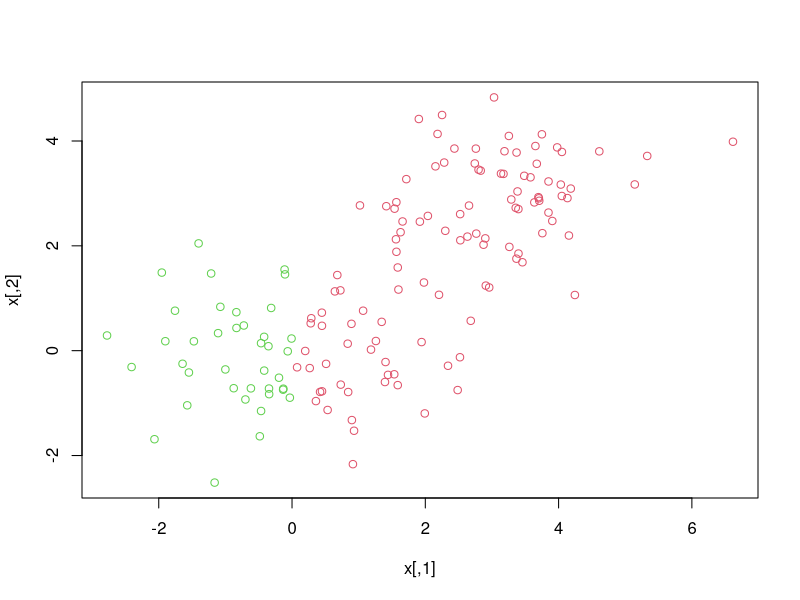
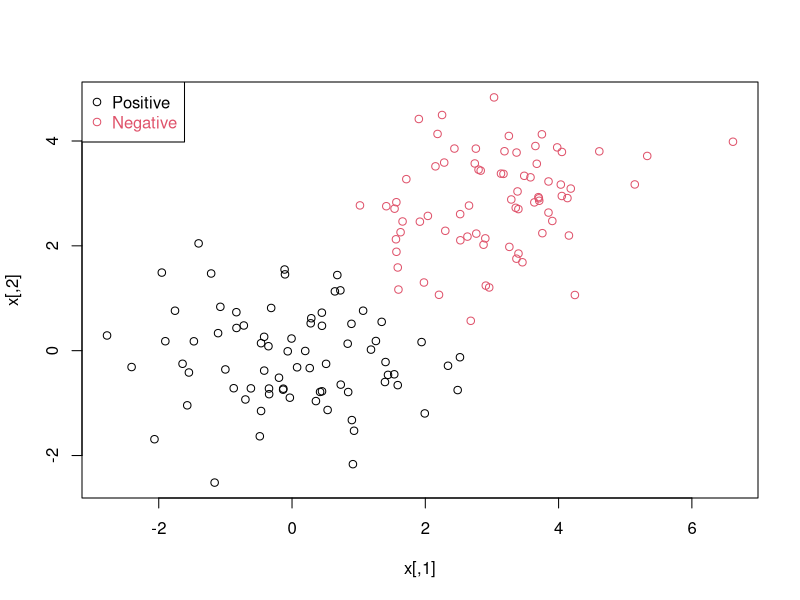
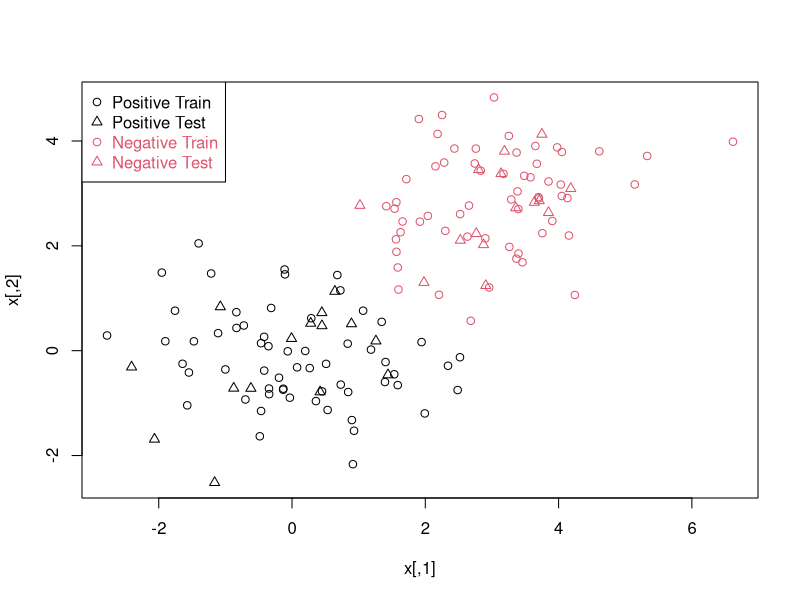
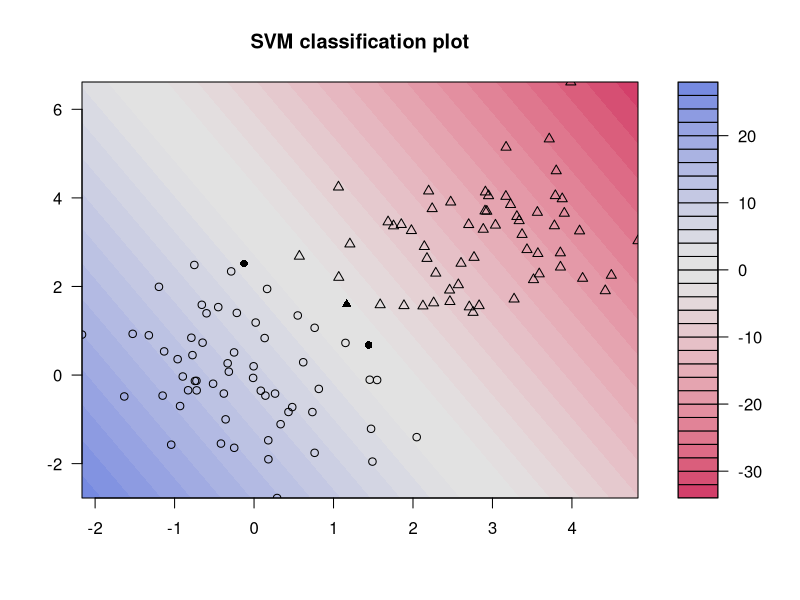
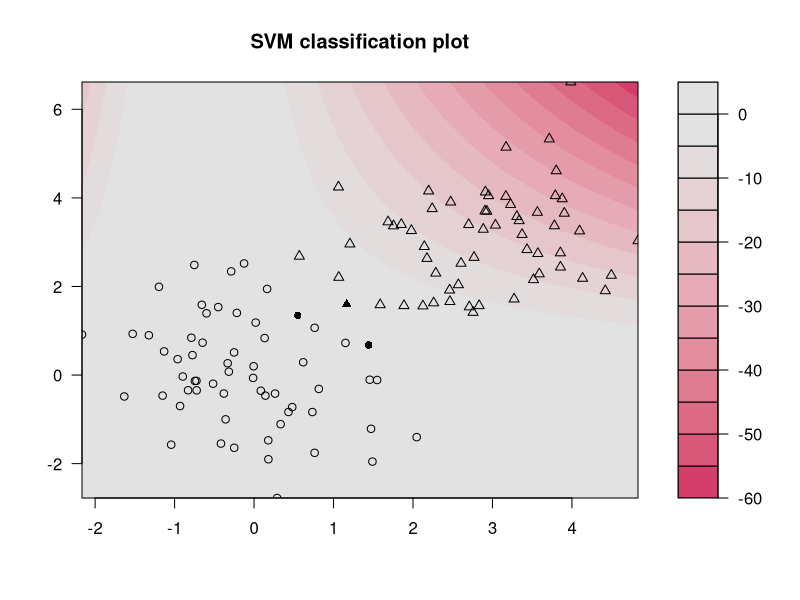
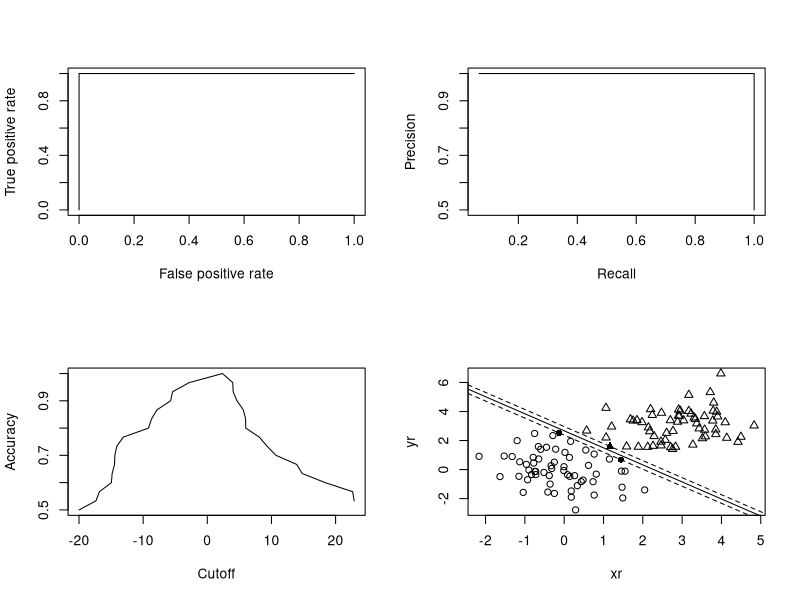

The R source for these figures, in order:
#SVM lesson from svmbasic_notes_PracticalLesson.pdf
rm(list=ls())

# These 3 functions are the solution to the problems
# from the Author's site:
# http://cbio.ensmp.fr/~jvert/svn/tutorials/practical/svmbasic/general.R

##==================================================
plotlinearsvm2D=function(svp,xtrain)
  ## Pretty plot a linear SVM with decision boundary ##
  ## xtrain should be a 2-dimensional data.
{
  # Define the range of the plot
  # First column is plotted vertically
  yr <- c(min(xtrain[,1]), max(xtrain[,1]))
  # Second column is plotted horizontally
  xr <- c(min(xtrain[,2]), max(xtrain[,2]))
  
  # Plot the points of xtrain with different signs for positive/negative and SV/non SV
  plot(xr,yr,type='n')
  ymat <- ymatrix(svp)
  points(xtrain[-SVindex(svp),2], xtrain[-SVindex(svp),1], pch = ifelse(ymat[-SVindex(svp)] < 0, 2, 1))
  points(xtrain[SVindex(svp),2], xtrain[SVindex(svp),1], pch = ifelse(ymat[SVindex(svp)] < 0, 17, 16))
  
  # Extract w and b from the model  
  w <- colSums(coef(svp)[[1]] * xtrain[SVindex(svp),])
  b <- b(svp)
  
  # Draw the lines 
  abline(b/w[1],-w[2]/w[1])
  abline((b+1)/w[1],-w[2]/w[1],lty=2)
  abline((b-1)/w[1],-w[2]/w[1],lty=2)
}
# ==================================================
cv.folds <- function(n,nfolds=3)
  ## Randomly split the n samples into folds
  ## Returns a list of nfolds lists of indices, each corresponding to a fold
{
  return(split(sample(n),rep(1:nfolds,length=n)))
}

cvpred.ksvm <- function(x,y,folds=3,predtype="response",...)
  ## Return a vector of predictions by cross-validation
  ## 'predtype' should be one of response (by default), decision or probabilities, depending the prediction we want (SVM label, score or probability, see predict.ksvm())
  ## Additional parameters are passed to ksvm() to train the SVM
{
  n <- length(y)
  ypred <- numeric(n)
  s <- cv.folds(n,folds)
  for (i in seq(folds)) {
    m <- ksvm(x[-s[[i]],],y[-s[[i]]],...)
    ypred[s[[i]]] <- predict(m,x[s[[i]],],type=predtype)
  }
  invisible(ypred)
}


cvpred.precomp.ksvm <- function(K,y,folds=3,predtype="decision",...)
  ## Cross-validatin predictions for precomputed kernels
{
  n <- length(y)
  ypred <- numeric(n)
  s <- cv.folds(n,folds)
  for (i in seq(folds)) {
    m <- ksvm(as.kernelMatrix(K[-s[[i]],-s[[i]]]),y[-s[[i]]],...)
    ktest <- as.kernelMatrix(K[s[[i]],-s[[i]]][,SVindex(m),drop=F])
    ypred[s[[i]]] <- predict(m,ktest,type=predtype)
  }
  invisible(ypred)
}







par(mfrow=c(1,1))
n <- 150 # numberof data points
p <- 2   # dimension

sigma   <- 1   # variance of the distributions
meanpos <- 0 # center of the distribution of positive samples
meanneg <- 3 # center of the distribution of negative samples

npos <- round(n/2)  # number of positive examples
nneg <- n - npos    # number of negative examples

#Generate the positive and negative examples
xpos <- matrix( rnorm(npos*p, mean=meanpos, sd=sigma), npos, p)
xneg <- matrix( rnorm(nneg*p, mean=meanneg, sd=sigma), npos, p)
x <- rbind(xpos, xneg)

plot(x, col=ifelse(x>0,2,3))

# Generate the labels (+1 and -1)
y <- matrix(c(rep(1,npos), rep(-1,nneg)))

# Visualize
plot (x, col=ifelse(y>0,1,2))
legend("topleft",c('Positive', 'Negative'), col=seq(2),pch=1,text.col=seq(2))

# Split the data for training and testing

ntrain <- round(n * 0.8)  # number of training examples
tindex <- sample(n, ntrain)
xtrain <- x[ tindex, ]
xtest  <- x[-tindex, ]
ytrain <- y[ tindex, ]
ytest  <- y[-tindex, ]

istrain <- rep(0,n)
istrain[tindex] <- 1

# Visualize
plot (x, col=ifelse(y>0,1,2), pch=ifelse(istrain==1, 1, 2))
legend("topleft", 
       c('Positive Train', 'Positive Test', 'Negative Train', 'Negative Test'), 
       pch=c(1,2,1,2), col=c(1,1,2,2), text.col=c(1,1,2,2)
       ) 

# Train a SVM using C=100 using kernlab package -------------
library(kernlab)

# train the SVM ---------------------------------------------
svp  <- ksvm(xtrain, ytrain, type="C-svc", kernel='vanilladot', C=1000, scaled=c())
svp1 <- ksvm(xtrain, ytrain, type="C-svc", kernel='splinedot' , C=20  , scaled=c())


# General summary
svp

# Attributes that you can access
attributes(svp)
str(svp)
# For example, the support vectors 
alpha(svp) 
alphaindex(svp) 
b(svp)
# Use the built-in function to pretty-plot the classifier 
plot(svp,data=xtrain)
quartz()
plot(svp1,data=xtrain)

# Predict with SVM --------------------------------------------
# Predict labels on test 
ypred <- predict(svp,xtest) 
table(ytest,ypred)
# Compute accuracy 
sum(ypred==ytest)/length(ytest)
# Compute at the prediction scores 
ypredscore <- predict(svp,xtest,type="decision")


# Check that the predicted labels are the signs of the scores 
table(ypredscore > 0,ypred)
# Package to compute ROC curve, precision-recall etc... 
library(ROCR)
quartz()
par(mfrow=c(2,2))
pred <- prediction(ypredscore,ytest)
# Plot ROC curve 
perf <- performance(pred, measure = "tpr", x.measure = "fpr") 
plot(perf)
# Plot precision/recall curve 
perf <- performance(pred, measure = "prec", x.measure = "rec") 
plot(perf)
# Plot accuracy as function of threshold 
perf <- performance(pred, measure = "acc") 
plot(perf)




plotlinearsvm2D(svp, xtrain)
